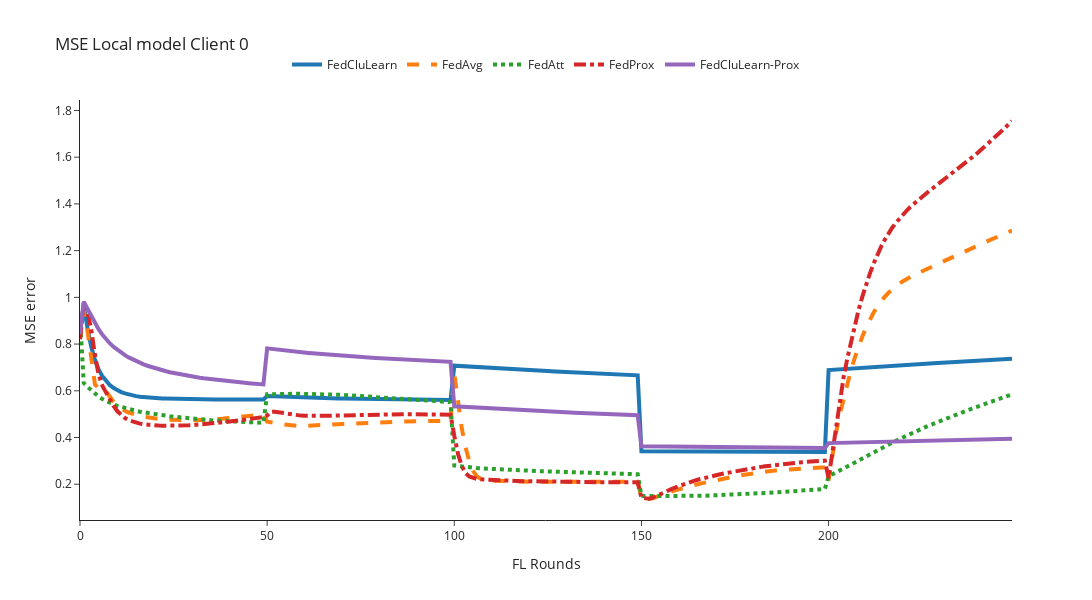
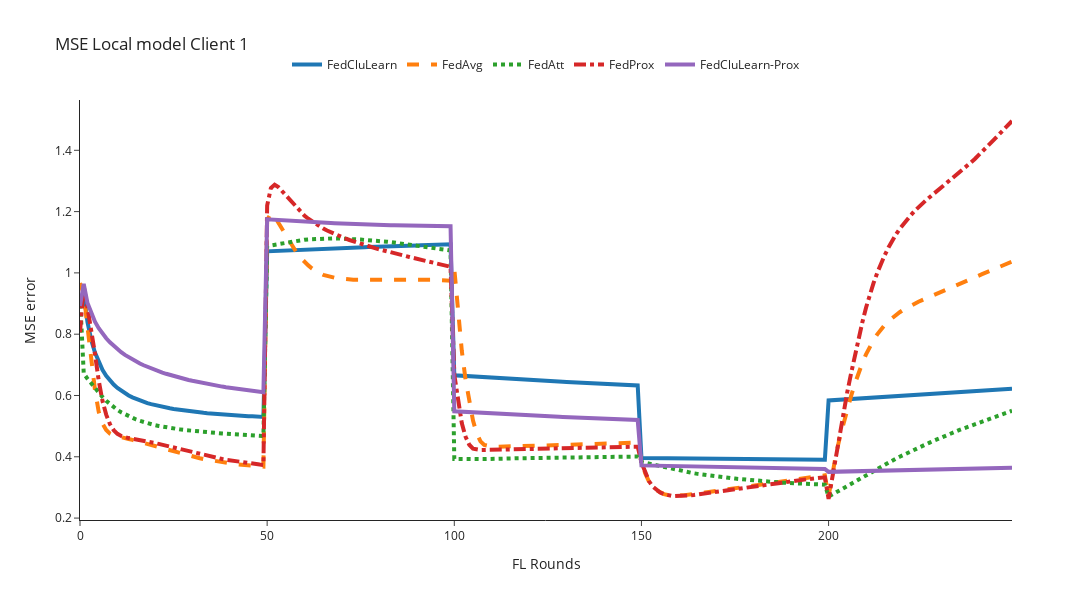
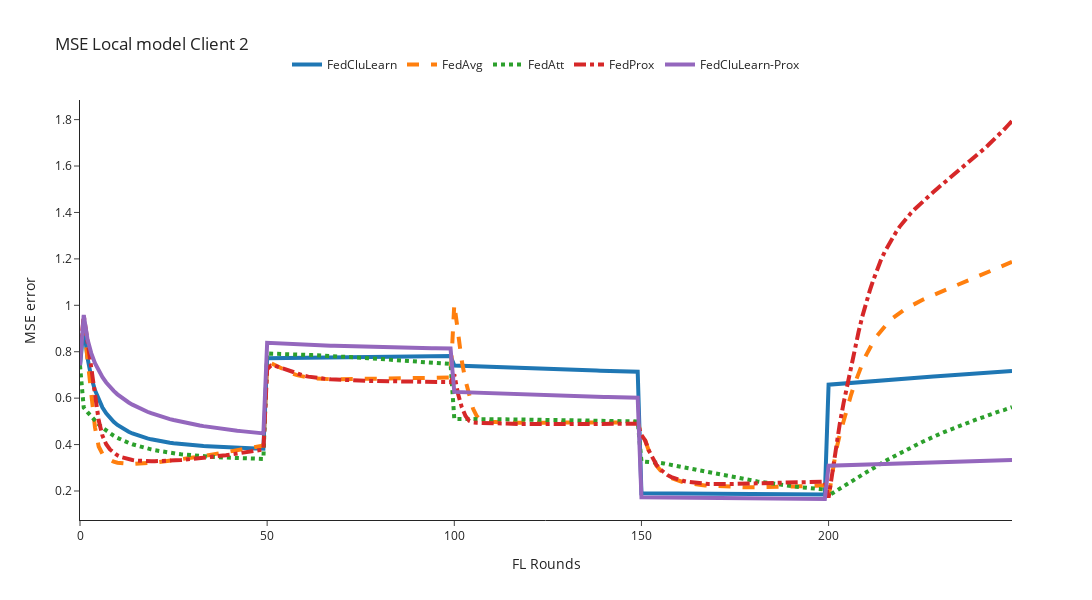

The code cell stored with these charts, in order, in its notebook:
### Code cell
for client_id in [0,1,2]:
    n_rounds, y = preprocessing_results(filenames=local_filenames, client_id=client_id, mse_column='mse')
    plot_plotly(n_rounds, y, title=f'MSE Local model Client {client_id}', y_axis_title='MSE error')

### Figure 1 — Plotly figure (JSON) as saved in the notebook; plotly's stock layout.template omitted (floating-point values rounded to 4 significant figures; data arrays with more than 128 entries replaced by an {"elided": "..."} marker saying what was removed)
{"data": [{"line": {"dash": "solid", "width": 4}, "mode": "lines", "name": "FedCluLearn", "type": "scatter", "x": {"elided": "251 int values"}, "y": {"elided": "250 float values"}}, {"line": {"dash": "dash", "width": 4}, "mode": "lines", "name": "FedAvg", "type": "scatter", "x": {"elided": "251 int values"}, "y": {"elided": "250 float values"}}, {"line": {"dash": "dot", "width": 4}, "mode": "lines", "name": "FedAtt", "type": "scatter", "x": {"elided": "251 int values"}, "y": {"elided": "250 float values"}}, {"line": {"dash": "dashdot", "width": 4}, "mode": "lines", "name": "FedProx", "type": "scatter", "x": {"elided": "251 int values"}, "y": {"elided": "250 float values"}}, {"line": {"dash": "solid", "width": 4}, "mode": "lines", "name": "FedCluLearn-Prox", "type": "scatter", "x": {"elided": "251 int values"}, "y": {"elided": "250 float values"}}], "layout": {"height": 600, "legend": {"orientation": "h", "x": 0.5, "xanchor": "center", "y": 1.05, "yanchor": "bottom"}, "title": {"text": "MSE Local model Client 0"}, "width": 1200, "xaxis": {"title": {"text": "FL Rounds"}}, "yaxis": {"title": {"text": "MSE error"}}}}

### Figure 2 — Plotly figure (JSON) as saved in the notebook; plotly's stock layout.template omitted (floating-point values rounded to 4 significant figures; data arrays with more than 128 entries replaced by an {"elided": "..."} marker saying what was removed)
{"data": [{"line": {"dash": "solid", "width": 4}, "mode": "lines", "name": "FedCluLearn", "type": "scatter", "x": {"elided": "251 int values"}, "y": {"elided": "250 float values"}}, {"line": {"dash": "dash", "width": 4}, "mode": "lines", "name": "FedAvg", "type": "scatter", "x": {"elided": "251 int values"}, "y": {"elided": "250 float values"}}, {"line": {"dash": "dot", "width": 4}, "mode": "lines", "name": "FedAtt", "type": "scatter", "x": {"elided": "251 int values"}, "y": {"elided": "250 float values"}}, {"line": {"dash": "dashdot", "width": 4}, "mode": "lines", "name": "FedProx", "type": "scatter", "x": {"elided": "251 int values"}, "y": {"elided": "250 float values"}}, {"line": {"dash": "solid", "width": 4}, "mode": "lines", "name": "FedCluLearn-Prox", "type": "scatter", "x": {"elided": "251 int values"}, "y": {"elided": "250 float values"}}], "layout": {"height": 600, "legend": {"orientation": "h", "x": 0.5, "xanchor": "center", "y": 1.05, "yanchor": "bottom"}, "title": {"text": "MSE Local model Client 1"}, "width": 1200, "xaxis": {"title": {"text": "FL Rounds"}}, "yaxis": {"title": {"text": "MSE error"}}}}

### Figure 3 — Plotly figure (JSON) as saved in the notebook; plotly's stock layout.template omitted (floating-point values rounded to 4 significant figures; data arrays with more than 128 entries replaced by an {"elided": "..."} marker saying what was removed)
{"data": [{"line": {"dash": "solid", "width": 4}, "mode": "lines", "name": "FedCluLearn", "type": "scatter", "x": {"elided": "251 int values"}, "y": {"elided": "250 float values"}}, {"line": {"dash": "dash", "width": 4}, "mode": "lines", "name": "FedAvg", "type": "scatter", "x": {"elided": "251 int values"}, "y": {"elided": "250 float values"}}, {"line": {"dash": "dot", "width": 4}, "mode": "lines", "name": "FedAtt", "type": "scatter", "x": {"elided": "251 int values"}, "y": {"elided": "250 float values"}}, {"line": {"dash": "dashdot", "width": 4}, "mode": "lines", "name": "FedProx", "type": "scatter", "x": {"elided": "251 int values"}, "y": {"elided": "250 float values"}}, {"line": {"dash": "solid", "width": 4}, "mode": "lines", "name": "FedCluLearn-Prox", "type": "scatter", "x": {"elided": "251 int values"}, "y": {"elided": "250 float values"}}], "layout": {"height": 600, "legend": {"orientation": "h", "x": 0.5, "xanchor": "center", "y": 1.05, "yanchor": "bottom"}, "title": {"text": "MSE Local model Client 2"}, "width": 1200, "xaxis": {"title": {"text": "FL Rounds"}}, "yaxis": {"title": {"text": "MSE error"}}}}
